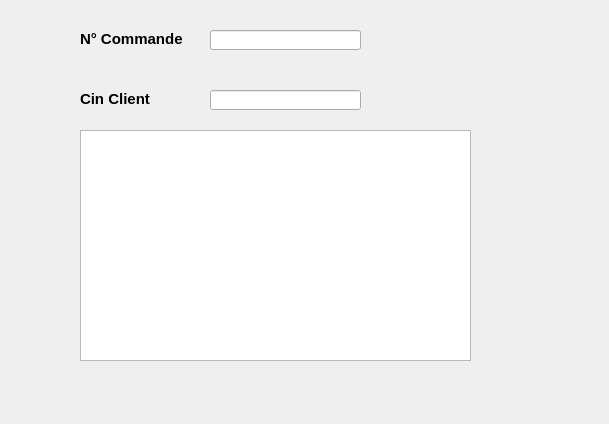
<?xml version="1.0" encoding="UTF-8"?>
<ui version="4.0">
 <class>Commande_Client</class>
 <widget class="QDialog" name="Commande_Client">
  <property name="geometry">
   <rect>
    <x>0</x>
    <y>0</y>
    <width>609</width>
    <height>424</height>
   </rect>
  </property>
  <property name="windowTitle">
   <string>Dialog</string>
  </property>
  <widget class="QLabel" name="ncL">
   <property name="geometry">
    <rect>
     <x>80</x>
     <y>30</y>
     <width>121</width>
     <height>16</height>
    </rect>
   </property>
   <property name="text">
    <string>&lt;!DOCTYPE HTML PUBLIC &quot;-//W3C//DTD HTML 4.0//EN&quot; &quot;http://www.w3.org/TR/REC-html40/strict.dtd&quot;&gt;
&lt;html&gt;&lt;head&gt;&lt;meta name=&quot;qrichtext&quot; content=&quot;1&quot; /&gt;&lt;style type=&quot;text/css&quot;&gt;
p, li { white-space: pre-wrap; }
&lt;/style&gt;&lt;/head&gt;&lt;body style=&quot; font-family:'MS Shell Dlg 2'; font-size:8.25pt; font-weight:400; font-style:normal;&quot;&gt;
&lt;p style=&quot; margin-top:0px; margin-bottom:0px; margin-left:0px; margin-right:0px; -qt-block-indent:0; text-indent:0px;&quot;&gt;&lt;span style=&quot; font-size:11pt; font-weight:600;&quot;&gt;N° Commande&lt;/span&gt;&lt;/p&gt;&lt;/body&gt;&lt;/html&gt;</string>
   </property>
  </widget>
  <widget class="QLabel" name="cinFouL">
   <property name="geometry">
    <rect>
     <x>80</x>
     <y>90</y>
     <width>81</width>
     <height>16</height>
    </rect>
   </property>
   <property name="text">
    <string>&lt;!DOCTYPE HTML PUBLIC &quot;-//W3C//DTD HTML 4.0//EN&quot; &quot;http://www.w3.org/TR/REC-html40/strict.dtd&quot;&gt;
&lt;html&gt;&lt;head&gt;&lt;meta name=&quot;qrichtext&quot; content=&quot;1&quot; /&gt;&lt;style type=&quot;text/css&quot;&gt;
p, li { white-space: pre-wrap; }
&lt;/style&gt;&lt;/head&gt;&lt;body style=&quot; font-family:'MS Shell Dlg 2'; font-size:8.25pt; font-weight:400; font-style:normal;&quot;&gt;
&lt;p style=&quot; margin-top:0px; margin-bottom:0px; margin-left:0px; margin-right:0px; -qt-block-indent:0; text-indent:0px;&quot;&gt;&lt;span style=&quot; font-size:11pt; font-weight:600;&quot;&gt;Cin Client&lt;/span&gt;&lt;/p&gt;&lt;/body&gt;&lt;/html&gt;</string>
   </property>
  </widget>
  <widget class="QLineEdit" name="numcmdLE">
   <property name="geometry">
    <rect>
     <x>210</x>
     <y>30</y>
     <width>151</width>
     <height>20</height>
    </rect>
   </property>
  </widget>
  <widget class="QTableView" name="ComView">
   <property name="geometry">
    <rect>
     <x>80</x>
     <y>130</y>
     <width>391</width>
     <height>231</height>
    </rect>
   </property>
  </widget>
  <widget class="QPushButton" name="AjouterPB">
   <property name="geometry">
    <rect>
     <x>400</x>
     <y>50</y>
     <width>71</width>
     <height>31</height>
    </rect>
   </property>
   <property name="text">
    <string/>
   </property>
   <property name="icon">
    <iconset resource="Images.qrc">
     <normaloff>:/icon/Icon/95.png</normaloff>:/icon/Icon/95.png</iconset>
   </property>
   <property name="iconSize">
    <size>
     <width>30</width>
     <height>30</height>
    </size>
   </property>
   <property name="flat">
    <bool>true</bool>
   </property>
  </widget>
  <widget class="QLineEdit" name="cinCliLE">
   <property name="geometry">
    <rect>
     <x>210</x>
     <y>90</y>
     <width>151</width>
     <height>20</height>
    </rect>
   </property>
  </widget>
  <widget class="QPushButton" name="suivantPB">
   <property name="geometry">
    <rect>
     <x>490</x>
     <y>350</y>
     <width>71</width>
     <height>31</height>
    </rect>
   </property>
   <property name="text">
    <string/>
   </property>
   <property name="icon">
    <iconset resource="Images.qrc">
     <normaloff>:/icon/Icon/23.png</normaloff>:/icon/Icon/23.png</iconset>
   </property>
   <property name="iconSize">
    <size>
     <width>30</width>
     <height>30</height>
    </size>
   </property>
   <property name="flat">
    <bool>true</bool>
   </property>
  </widget>
  <widget class="QPushButton" name="pushButton">
   <property name="geometry">
    <rect>
     <x>10</x>
     <y>360</y>
     <width>71</width>
     <height>31</height>
    </rect>
   </property>
   <property name="text">
    <string/>
   </property>
   <property name="icon">
    <iconset resource="Images.qrc">
     <normaloff>:/icon/Icon/28.png</normaloff>:/icon/Icon/28.png</iconset>
   </property>
   <property name="iconSize">
    <size>
     <width>30</width>
     <height>30</height>
    </size>
   </property>
   <property name="flat">
    <bool>true</bool>
   </property>
  </widget>
 </widget>
 <resources>
  <include location="Images.qrc"/>
 </resources>
 <connections/>
</ui>
